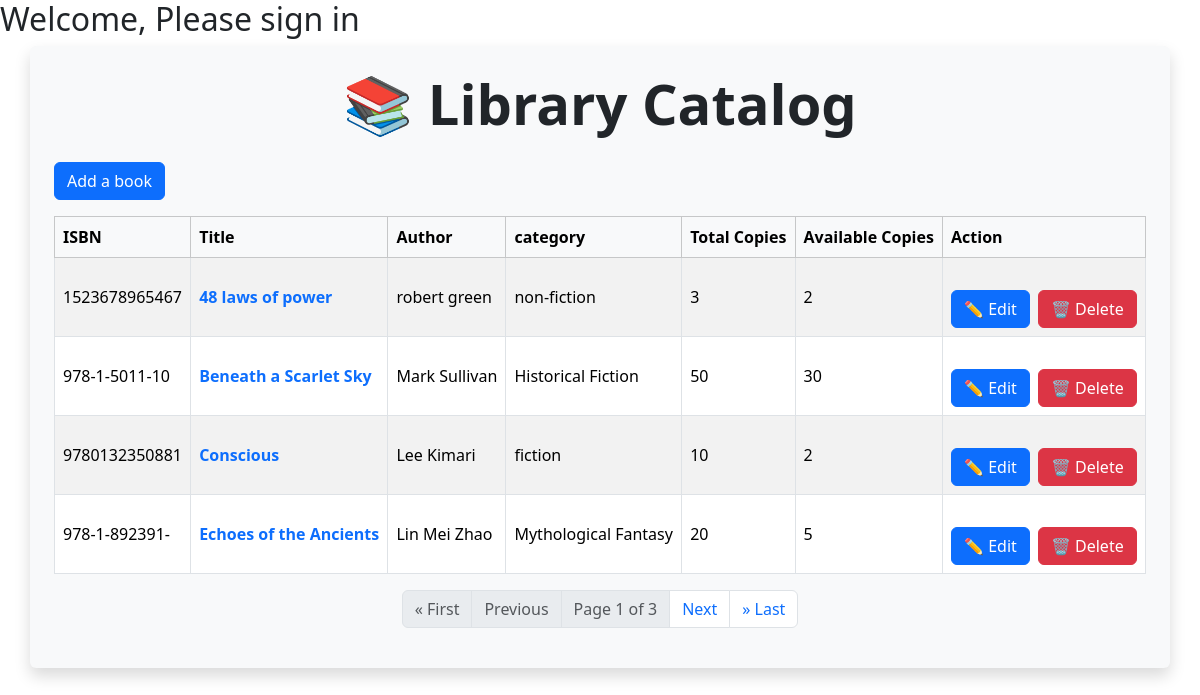
Page /library/book_list/ (signed in) on the committed database.
### library_app/models.py (models this page shows, shortened)
class Book(models.Model):
    title = models.CharField(max_length=255)
    author = models.CharField(max_length=255)
    isbn = models.CharField(max_length=13, unique=True)
    category = models.CharField(max_length=100)
    description = models.TextField(blank=True)  # NEW field
    total_copies = models.PositiveIntegerField()
    available_copies = models.PositiveIntegerField()
    added_by = models.ForeignKey(User, on_delete=models.SET_NULL, null=True, blank=True)  # NEW field
    publisher = models.ForeignKey('Publisher', on_delete=models.SET_NULL, null=True, blank=True)  # NEW field
    created_at = models.DateTimeField(auto_now_add=True)
    updated_at = models.DateTimeField(auto_now=True)

### library_app/views.py (the view)
# urls.py: path('book_list/', book_list, name='book_list'),
@login_required
def book_list(request):
    books = Book.objects.all().order_by('title')
    paginator = Paginator(books, 4)  # Show 4 books per page
    page = request.GET.get('page')
    try:
        paginated_books = paginator.page(page)
    except PageNotAnInteger:
        paginated_books = paginator.page(1)
    except EmptyPage:
        paginated_books = paginator.page(paginator.num_pages)
    title = "Book List"
    return render(request, 'library_app/book_list.html', {'books': paginated_books, 'title': title})

### library_app/templates/library_app/book_list.html (shortened to what this page needs)
{% extends 'base.html' %} {% block content %}
<div class="container p-4 bg-light shadow rounded">
  <h1 class="display-4 fw-bold text-center text-gradient mb-4">
    📚 Library Catalog
  </h1>
  <a href="{% url 'book_create' %}" class="btn btn-primary mb-3">Add a book</a>
  <div class="table-responsive">
    <table class="table table-bordered table-striped align-middle">
      <thead class="table-light">
        <tr>
          <th>ISBN</th>
          <th>Title</th>
          <th>Author</th>
          <th>category</th>
          <th>Total Copies</th>
          <th>Available Copies</th>
          <th>Action</th>
        </tr>
      </thead>
      <tbody>
        {% for book in books %}
        <tr>
          <td>{{ book.isbn }}</td>
          <td>
            <a
              href="{% url 'book_detail' book.id %}"
              class="text-decoration-none fw-semibold"
            >
              {{ book.title }}
            </a>
          </td>
          <td>{{ book.author }}</td>
          <td>{{ book.category }}</td>
          <td>{{ book.total_copies }}</td>
          <td>{{ book.available_copies }}</td>
          <td>
            <div class="mt-4 d-flex gap-2">
              <a href="{% url 'book_update' book.id %}" class="btn btn-primary"
                >✏️ Edit</a
              >
              <a href="{% url 'book_delete' book.id %}" class="btn btn-danger"
                >🗑️ Delete</a
              >
            </div>
          </td>
        </tr>
        {% endfor %}
      </tbody>
    </table>
    <nav aria-label="Page navigation">
      <ul class="pagination justify-content-center">
        {% if books.has_previous %}
        <li class="page-item">
          <a class="page-link" href="?page=1">&laquo; First</a>
        </li>
        <li class="page-item">
          <a class="page-link" href="?page={{ books.previous_page_number }}"
            >Previous</a
          >
        </li>
        {% else %}
        <li class="page-item disabled">
          <span class="page-link">&laquo; First</span>
        </li>
        <li class="page-item disabled">
          <span class="page-link">Previous</span>
        </li>
        {% endif %}
        <li class="page-item disabled">
          <span class="page-link">
            Page {{ books.number }} of {{ books.paginator.num_pages }}
          </span>
        </li>
        {% if books.has_next %}
        <li class="page-item">
          <a class="page-link" href="?page={{ books.next_page_number }}"
            >Next</a
          >
        </li>
        <li class="page-item">
          <a class="page-link" href="?page={{ books.paginator.num_pages }}"
            >&raquo; Last</a
          >
        </li>
        {% endif %}
      </ul>
    </nav>
  </div>
</div>
{% endblock content %}

### accounts/templates/base.html (shortened to what this page needs)
<!DOCTYPE html>
<html lang="en">
  <head>
    <link
      href="https://cdn.jsdelivr.net/npm/bootstrap@5.3.8/dist/css/bootstrap.min.css"
      rel="stylesheet"
    />
  </head>
  <body>
    <h2>Welcome, Please sign in</h2>
    {% block content %} {% endblock content %}
  </body>
</html>

### rows in the picture
Book: isbn "1523678965467", title "48 laws of power", author "robert green", category "non-fiction", total_copies "3", available_copies "2"
Book: isbn "978-1-5011-10", title "Beneath a Scarlet Sky", author "Mark Sullivan", category "Historical Fiction", total_copies "50", available_copies "30"
Book: isbn "9780132350881", title "Conscious", author "Lee Kimari", category "fiction", total_copies "10", available_copies "2"
Book: isbn "978-1-892391-", title "Echoes of the Ancients", author "Lin Mei Zhao", category "Mythological Fantasy", total_copies "20", available_copies "5"

### other values in the picture
{{ books.number }} "1"
{{ books.paginator.num_pages }} "3"
